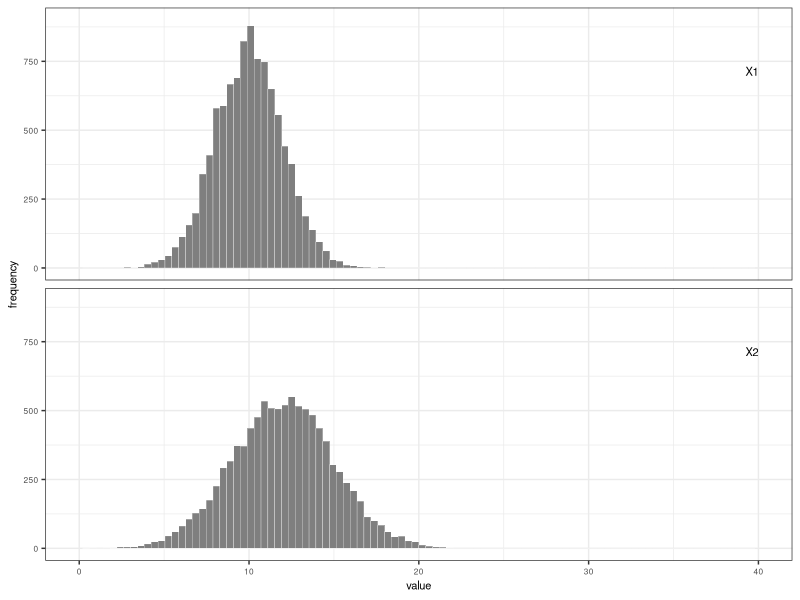
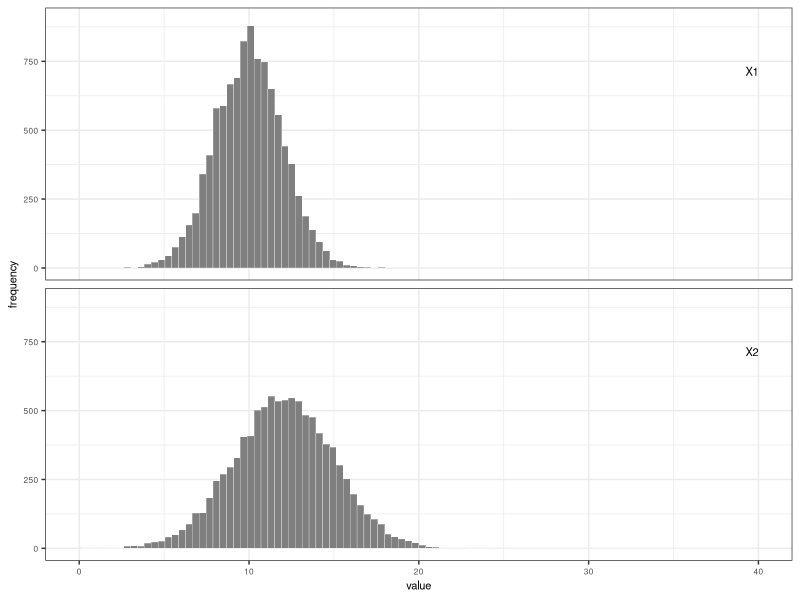
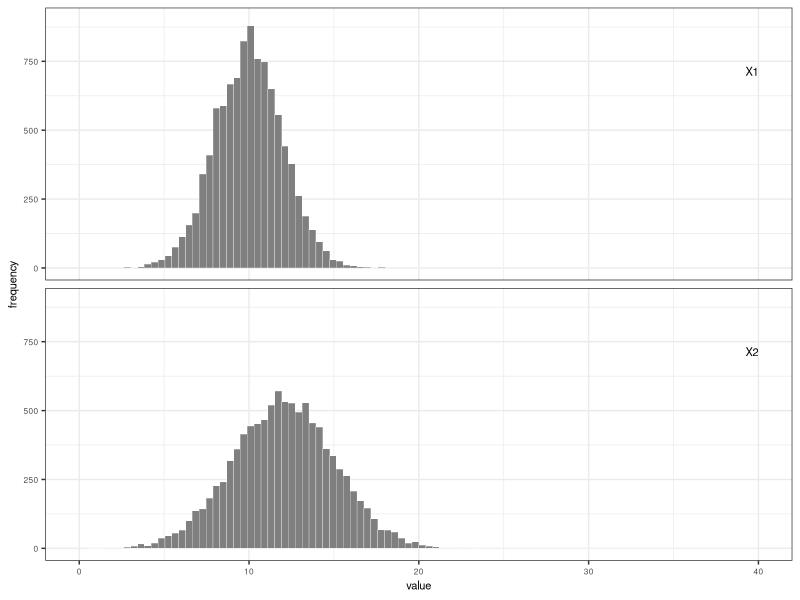
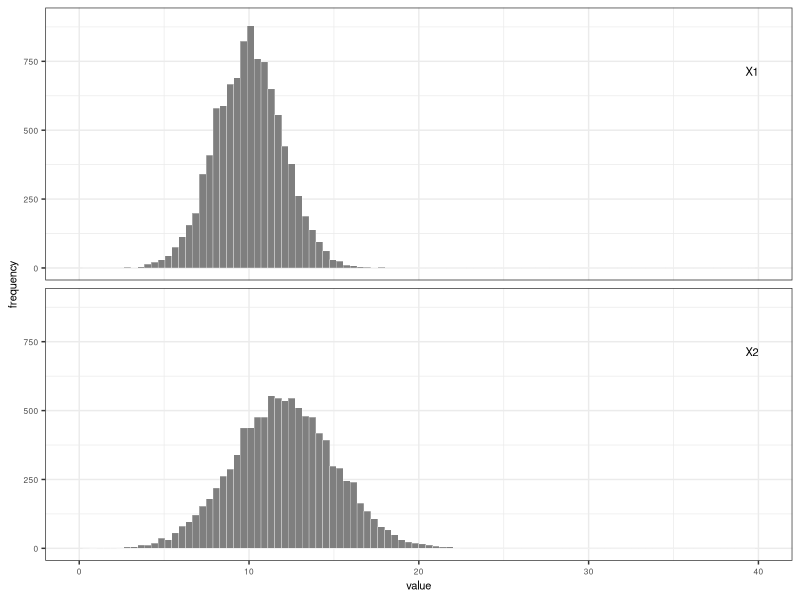
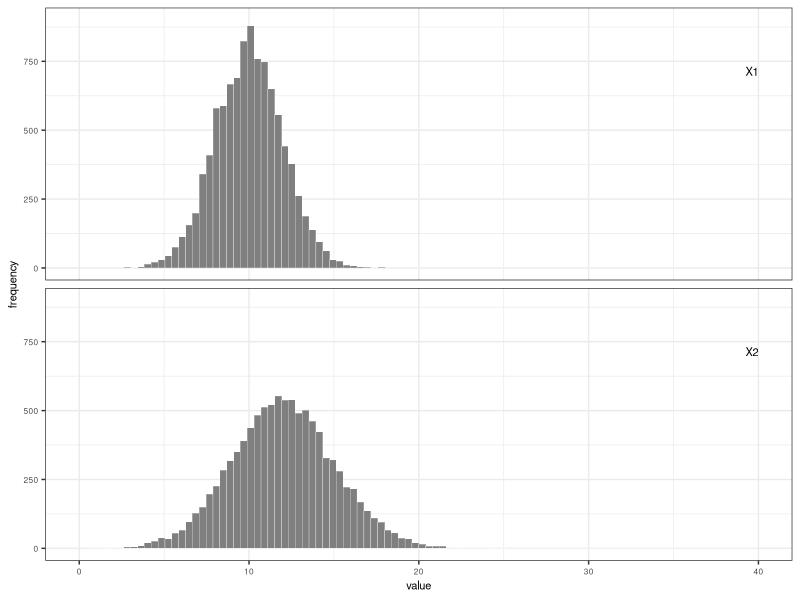
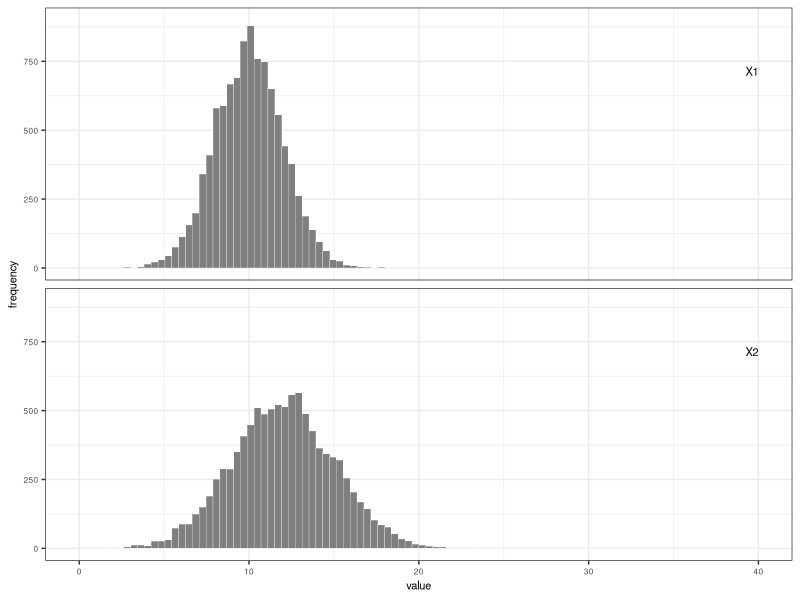
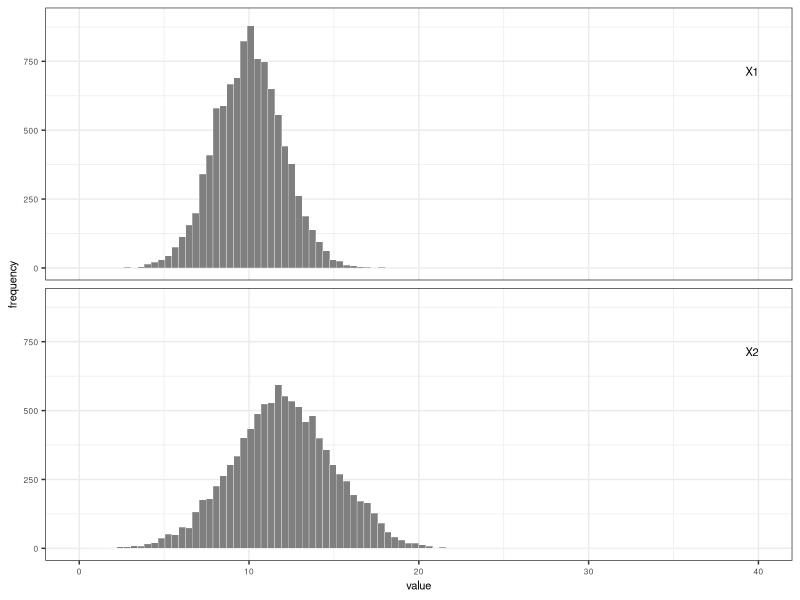
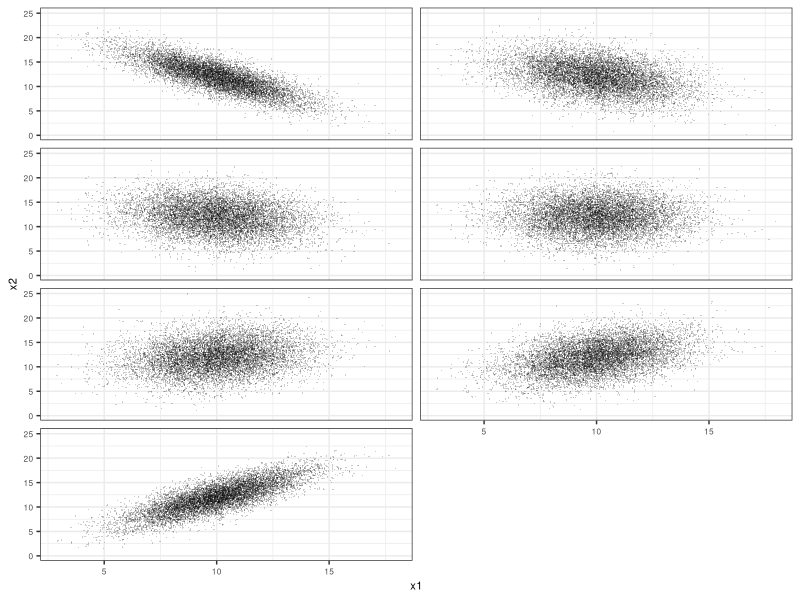

Recreate these plots in R, in order.
###############################################################################
# Demo 2 showing how the variance of the sum of two random variables
# responds to covariance between the two random variables. This is 
# demonstrated with simulated data.
#
# Variables are named to follow  y = x1 + x2 where all are random variables.
# Variable z is a precursor random variable used to create x2.
#
# The graphs produced are the pieces assembled for Figure B-1 of the report.
#
# This code version does same simulations as v1 but creates a different set
# of graphs for report.
#
# September 2026
###############################################################################

library(tidyr)
library(dplyr)
library(ggplot2)
library(stringr)


###############################################################################
# set parameters
###############################################################################
N <- 10000    # size of x1 and x2 simulated vectors 

# parameters for normal distributions for freq. distributions of x1 and x2
x1_mean <- 10 
x1_stdev <- 2

x2_mean <- 12
x2_stdev <- 3

# correlation values to create range of covariance between x1 and x2 
corr_target_vals <- c(-0.8, -0.4, -0.2, 0.0, 0.2, 0.4, 0.8)



###############################################################################
#  create data frame with N rows and n columns (n=length(corr_target_vals) +1)
#  with structure:
#    col 1: values of random variable x1 
#    col 2: random variates x2 with corr_vals[1] correlation with x2
#    col 3: random variates x2 with corr_vals[2] correlation with x2
#    col 4: random variates x2 with corr_vals[3] correlation with x2
#    .....
#    col n: random variates x2 with corr_vals[n] correlation with x2
###############################################################################

# first make data frame of same dimensions [N, n] with columns of independent
# standard normal random variates. Col 1 is std normal version of x1.
# Cols 2:n are all instances of z, the precursor to x2, which is also 
# standard normal.
nrows <- N
ncols <- length(corr_target_vals) + 1
data1 <- as.data.frame(matrix(rnorm(nrows*ncols), nrow=nrows, ncol=ncols))

# Transform the z columns to standard normal versions of x2 with specified
# correlation with x1
data2 <- data1
for (icol in seq(2,ncols)) {
 target_corr <- corr_target_vals[icol - 1]
 data2[,icol] <- data2[,1]*target_corr + sqrt(1 - target_corr^2) * data2[,icol]
}

# Scale col 1 using x1 parameters, cols 2:n using x2 parameters
data3 <- data2 
data3[,1] <- x1_mean + data2[,1]*x1_stdev
for (icol in seq(2,ncols)) {
  data3[,icol] <- x2_mean + data2[,icol] * x2_stdev
}

# create meaningful column names
df_names <- character(ncols)
df_names[1] <- "x1"
for (icol in seq(2,ncols)) {
 icorr <- corr_target_vals[icol - 1]
 corr_str <- sprintf("%.1f", icorr)
 suffix <- str_remove(corr_str, "\\.")
 x2name <- str_c("x2", suffix, sep="_")
 df_names[icol] <- x2name 
}
names(data3) <- df_names  


###############################################################################
#  get x1-x2 correlations
###############################################################################
corr_vals <- cor(data3[,1], data3[,2:ncols], use = "pairwise.complete.obs")



###############################################################################
# calc x1+x2 sums, population variances, covariances
# covariance(x,y) = correlation(x,y) / (stdev(x) * stdev(y))
###############################################################################
for (icol in seq(2,ncols)) {
  colname <- str_c("sum_",names(data3)[icol])
  data3[[colname]] <- data3[,1] + data3[,icol]
}
var_diff_df <- data.frame(col_vars <- sapply(data3, var))
var_diff_df <- var_diff_df %>%
  mutate(var_diff_PC = (col_vars - col_vars[8])/col_vars[8],
         col_stdev = sqrt(col_vars),
         sd_diff_PC = (col_stdev - col_stdev[8])/col_stdev[9])

cov_vals <- corr_vals * sqrt(col_vars[2:ncols] * col_vars[1])



###############################################################################
#  graph stacked freq. histograms for x1 and x2 and write to png file. 
#  Makes separate set of histograms for each correlation level.
###############################################################################
# make tidy
data_tidy <- data3 |>
  pivot_longer(cols=everything(), cols_vary="slowest", names_to="variable",
               values_to="value") |>
  mutate(target_correlation = ifelse(str_detect(variable, "_"),
                                     as.numeric(str_extract(variable,"[^_]+$"))/10,
                                     9999),
         data_category = case_when(
           str_detect(variable,"x1") ~ "x1",
           str_detect(variable,"sum") ~ "sum",
           str_detect(variable,"x2") ~ "x2"
         ),
         data_category_fct = factor(data_category,
                                    levels = c("sum","x1","x2"))
         )

# loop through correlation levels to plot x1-x2 freq histograms
for (icorr in corr_target_vals) {
  # filter for records with icorr correlation or 9999 which are x1 records
  data_filt <- data_tidy |> filter(target_correlation == icorr |
                                   target_correlation == 9999.0)
  
  #### p3 - make 3 stacked graph panels for freq. histograms of x1, x2, x1+x2
  label_var_data <- data.frame(
    data_category_fct = factor(c("x1","x2"), levels = c("x1","x2")),
    x = 40,
    y = 730,
    label = c("X1","X2")
  )
  
  # stacked freq. histograms of X1 and X2
  data_filt_x1x2 <- data_filt %>% 
      filter(data_category_fct != "sum") %>%
      mutate(data_category_fct = factor(data_category_fct, levels=c("x1","x2")))
  p3 <- ggplot(data = data_filt_x1x2, 
               mapping = aes(x=value)) + 
    geom_histogram(bins=100, color="white", fill="gray50", linewidth=0.1) +
    facet_wrap(vars(data_category_fct), ncol=1) +
    geom_text(data=label_var_data, mapping=aes(x=x, y=y, label=label),
              hjust=1, vjust=1, inherit.aes=FALSE, size=8, size.unit="pt") +
    theme_bw() +
    theme(
      legend.position = "none",
      axis.text = element_text(size=6),
      axis.title = element_text(size=8),
      strip.text = element_blank()
    ) +
    scale_x_continuous(limits=c(0,40)) +
    scale_y_continuous(limits=c(0,900), name="frequency")
  
  filename <- str_c("output_graphs/demo2_x1x2_",sprintf("%.1f", icorr),".png")
  ggsave(file=filename, width=3.5, height=2, units="in")
}

###############################################################################
# create x1-x2 scatter plots faceted by correlation level
###############################################################################
scatt_df <- data.frame(target_corr = numeric(),
                       x1 = numeric(),
                       x2 = numeric(),
                       sum = numeric())
# create graphing df by looping through corr values
for (i in seq(1,length(corr_target_vals))) {
 x2col <- i + 1
 sumcol <- i + 1 + 7
 irows <- data.frame(target_corr = rep(corr_target_vals[i],times=N),
                     x1 = data3$x1,
                     x2 = data3[,x2col],
                     sum = data3[,sumcol]) 
 scatt_df <- rbind(scatt_df, irows)
}

  
pscatter <- ggplot(scatt_df, mapping=aes(x=x1, y=x2)) +
  geom_point(size=0.5, alpha=0.2, stroke=0, fill="gray30") +
  facet_wrap(vars(target_corr), ncol=2) +
  theme_bw() +
  theme(
    axis.text = element_text(size=6),
    axis.title = element_text(size=8),
    strip.text = element_blank()
  )
filename2 <- "output_graphs/demo2_scatter_facets.png"
ggsave(file=filename2, width=3, height=6, units="in")
  


###############################################################################
# create stacked freq. histograms of X1+X2 with facets by correlation 
###############################################################################
sum_histos <- ggplot(data = scatt_df, 
                     mapping = aes(x=sum)) +  
    geom_histogram(bins=100, color="white", fill="gray50", linewidth=0.1) +
    facet_wrap(vars(target_corr), ncol=1) +
    theme_bw() +
    theme(
      legend.position = "none",
      axis.text = element_text(size=6),
      axis.title.x = element_text(size=8, margin=margin(t=10)),
      axis.title.y = element_text(size=8, margin=margin(r=10)),
      strip.text = element_blank()
    ) +
    scale_x_continuous(limits=c(0,40), name="X1 + X2") +
    scale_y_continuous(limits=c(0,900), name="frequency")
  
  filename3 <- "output_graphs/demo2_sum_histos.png"
  ggsave(file=filename3, width=3.5, height=6, units="in")
